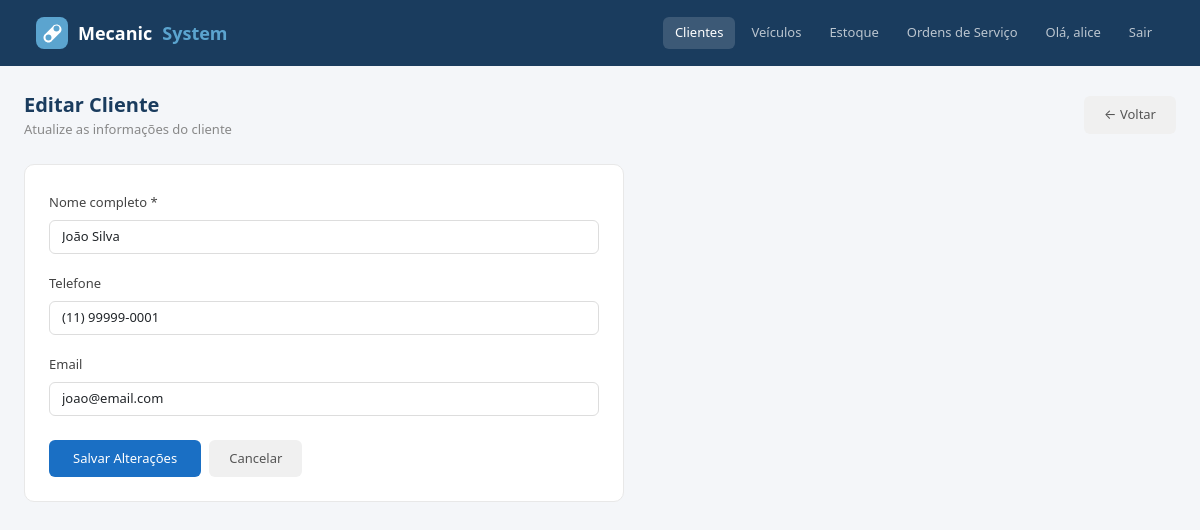
/clientes/editar/17/ (signed in), run on the app's committed database.
### clientes/models.py (models this page shows, shortened)
class Cliente(models.Model):
    nome = models.CharField(max_length=100)
    telefone = models.CharField(max_length=20, blank=True)
    email = models.EmailField(blank=True)

### clientes/views.py (the view)
# urls.py: path('editar/<int:id>/', views.editar_cliente, name='editar_cliente'),
def editar_cliente(request, id):
    cliente = get_object_or_404(Cliente, id=id)
    if request.method == 'POST':
        cliente.nome = request.POST['nome']
        cliente.telefone = request.POST['telefone']
        cliente.email = request.POST['email']
        cliente.save()
        return redirect('listar_clientes')
    return render(request, 'clientes/editar.html', {'cliente': cliente})

### clientes/templates/clientes/editar.html (shortened to what this page needs)
{% extends "base.html" %}
{% block nav_clientes %}active{% endblock %}
{% block conteudo %}
<div class="d-flex justify-content-between align-items-center mb-4">
  <div>
    <div class="page-title">Editar Cliente</div>
    <div class="page-sub">Atualize as informações do cliente</div>
  </div>
  <a href="/clientes/" class="btn-cancelar">← Voltar</a>
</div>
<div class="form-card" style="max-width:600px">
  <form method="post">
    <div class="mb-3">
      <label class="form-label">Nome completo *</label>
      <input type="text" name="nome" class="form-control" value="{{ cliente.nome }}" required>
    </div>
    <div class="mb-3">
      <label class="form-label">Telefone</label>
      <input type="text" name="telefone" class="form-control" value="{{ cliente.telefone }}" placeholder="Ex: (11) 99999-0001">
    </div>
    <div class="mb-3">
      <label class="form-label">Email</label>
      <input type="email" name="email" class="form-control" value="{{ cliente.email }}" placeholder="Ex: joao@email.com">
    </div>
    <div class="d-flex gap-2 mt-4">
      <button type="submit" class="btn-salvar">Salvar Alterações</button>
      <a href="/clientes/" class="btn-cancelar">Cancelar</a>
    </div>
  </form>
</div>
{% endblock %}

### templates/base.html (shortened to what this page needs)
<!DOCTYPE html>
<html lang="pt-br">
<head>
  <link href="https://cdn.jsdelivr.net/npm/bootstrap@5.3.0/dist/css/bootstrap.min.css" rel="stylesheet">
</head>
<body>
  <nav class="navbar navbar-expand-lg navbar-mecasystem">
    <div class="container-fluid">
      <a class="navbar-brand" href="/" style="display:flex;align-items:center;gap:10px">
  Mecanic<span>System</span>
</a>
      <div class="collapse navbar-collapse">
        <ul class="navbar-nav ms-auto gap-1">
          {% if user.is_authenticated %}
            <li class="nav-item"><a class="nav-link {% block nav_clientes %}{% endblock %}" href="/clientes/">Clientes</a></li>
            <li class="nav-item"><a class="nav-link {% block nav_veiculos %}{% endblock %}" href="{% url 'listar_veiculos' %}">Veículos</a></li>
            <li class="nav-item"><a class="nav-link {% block nav_estoque %}{% endblock %}" href="/estoque/">Estoque</a></li>
            <li class="nav-item"><a class="nav-link {% block nav_ordens %}{% endblock %}" href="/ordens/">Ordens de Serviço</a></li>
            <li class="nav-item"><a class="nav-link" href="#">Olá, {{ user.username }}</a></li>
            <li class="nav-item">
              <form method="post" action="{% url 'logout' %}" style="display:inline; margin:0;">
                <button type="submit" class="nav-link" style="background:none; border:none; padding:6px 12px; color: rgba(255,255,255,0.7); cursor:pointer;">Sair</button>
              </form>
            </li>
          {% else %}
            <li class="nav-item"><a class="nav-link" href="{% url 'login' %}">Login</a></li>
            <li class="nav-item"><a class="nav-link" href="{% url 'registrar' %}">Registrar</a></li>
          {% endif %}
        </ul>
      </div>
    </div>
  </nav>
  <div class="container-fluid px-4 py-4">
    {% block conteudo %}{% endblock %}
  </div>
</body>
</html>

### templates/base.html (style rules this page uses)
body { background: #f4f6f9; }
.navbar-mecasystem { background: #1a3c5e; padding: 12px 24px; }
.navbar-mecasystem .navbar-brand { color: #fff; font-weight: 600; font-size: 18px; }
.navbar-mecasystem .navbar-brand span { color: #5ba4cf; }
.navbar-mecasystem .nav-link { color: rgba(255,255,255,0.7) !important; font-size: 13px; padding: 6px 12px !important; border-radius: 6px; }
.navbar-mecasystem .nav-link:hover, .navbar-mecasystem .nav-link.active { background: rgba(255,255,255,0.15); color: #fff !important; }
.page-title { font-size: 20px; font-weight: 600; color: #1a3c5e; }
.page-sub { font-size: 13px; color: #888; }
.form-card { background: #fff; border-radius: 10px; border: 1px solid #e8e8e8; padding: 24px; }
.form-label { font-size: 13px; font-weight: 500; color: #444; }
.form-control { font-size: 13px; border-color: #ddd; }
.btn-salvar { background: #1a6fc4; color: #fff; border: none; padding: 9px 24px; border-radius: 6px; font-size: 13px; font-weight: 500; }
.btn-cancelar { background: #f0f0f0; color: #555; border: none; padding: 9px 20px; border-radius: 6px; font-size: 13px; text-decoration: none; }

### data on the page
Cliente: nome "João Silva", telefone "(11) 99999-0001", email "joao@email.com"

### other printed values
{{ user.username }} "alice"
